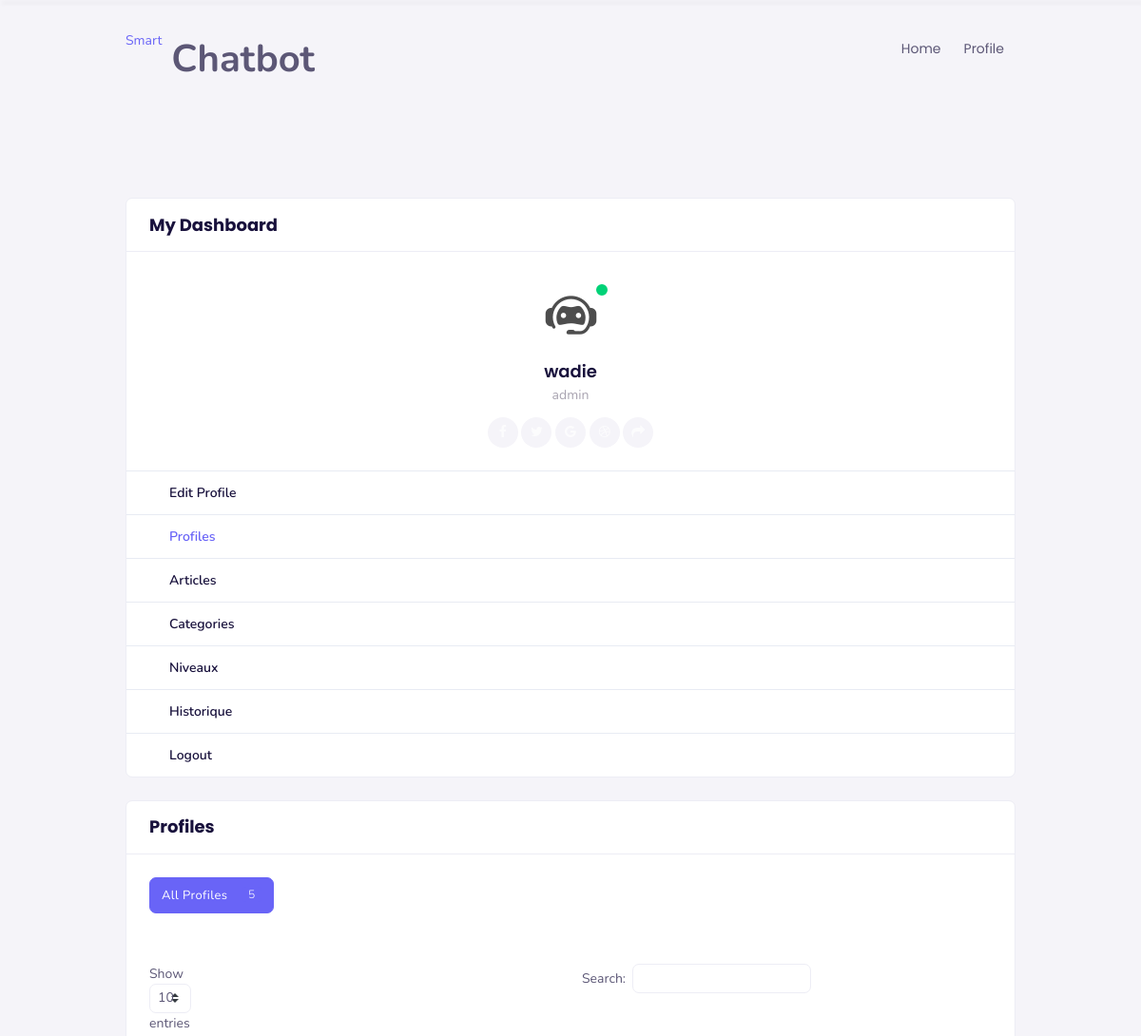
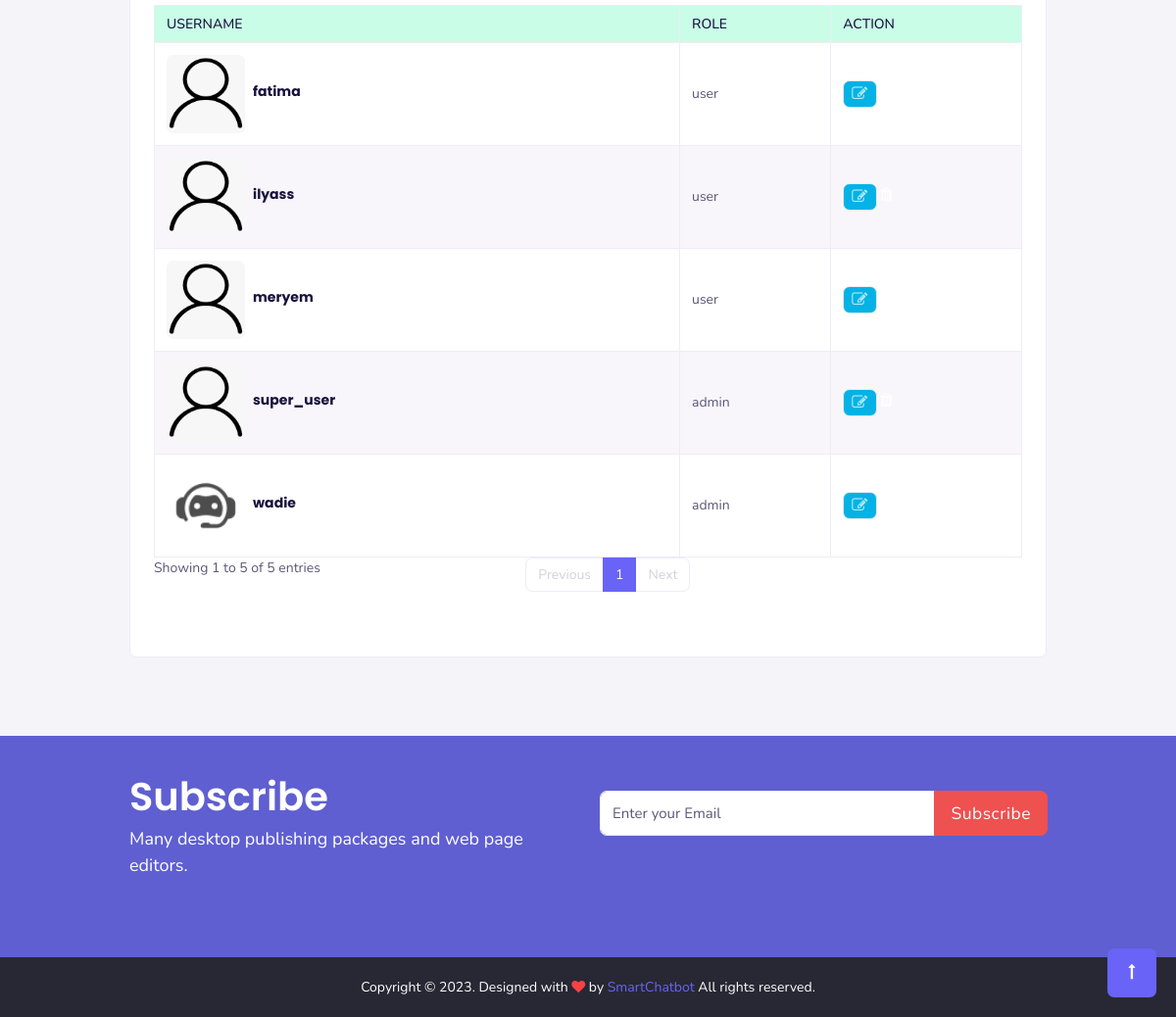
Page /profiles/0 (signed in) on the committed database (2 pictures, top to bottom).
### gestion_admin/models.py (models this page shows, shortened)
class Profile(models.Model):
    user = models.OneToOneField(User, on_delete=models.CASCADE)
    first_name = models.CharField(max_length=100, null=True)
    last_name = models.CharField(max_length=100, null=True)
    email = models.EmailField(max_length=100, null=True)
    niveau = models.OneToOneField(Niveau, on_delete=models.CASCADE, null=True)
    image = models.ImageField(upload_to="profile", null=True, default="profile/default.png")
    date_created = models.DateTimeField(auto_now_add=True)
    class Meta:
        db_table = 'profile'

### gestion_admin/decorators.py (the view)
    def wrapper_func(request, *args, **kwargs):
        if request.user.is_authenticated:
            if request.user.groups.filter(name='admin').exists():
                return view_func(request, *args, **kwargs)
            else:
                return redirect('home')

### gestion_admin/views.py (called while the page is built, shortened)
@login_required(login_url='login')
@for_admin
def profiles(request,n):
    data = Profile.objects.all()
    if len(data) <= 10:
        myprofiles = data
        context = {
            'profiles' : myprofiles,
            'n_t' : data.count()
        }
    return render(request,'profile/liste_profile.html', context)

### gestion_admin/templates/profile/liste_profile.html (shortened to what this page needs)
{% extends './../element/main.html' %}
{% block content %}
<section class="sptb">
    <div class="container">
        <div class="row">
            {% include './../element/menu.html' with name=1 %}
            <div class="col-xl-9 col-lg-12 col-md-12">
                <div class="card mb-0">
                    <div class="card-header">
                        <h3 class="card-title">Profiles</h3>
                    </div>
                    <div class="card-body">
                        <div class="ads-tabs">
                            <div class="tabs-menus">
                                <div class="row">
                                    <div class="col-md-6">
                                      <button class="btn btn-primary float-left"> All Profiles
                                        <span class="ms-3 badge badge-primary">{{n_t}}</span></button>
                                    </div>
                                </div>
                            </div>
                            <div class="tab-content">
                                <br>
                                <table id="example" class="table table-striped table-bordered" cellspacing="0" width="100%">
                                                     <thead class="table-success">
                                                        <tr role="row">
                                                            <th class="sorting" tabindex="0" aria-controls="DataTables_Table_0" rowspan="1" colspan="1" aria-label="Courses: activate to sort column ascending" style="width: 222.422px;">Username</th>
                                                            <th class="sorting" tabindex="0" aria-controls="DataTables_Table_0" rowspan="1" colspan="1" aria-label="Category: activate to sort column ascending" style="width: 99.25px;">Role</th>
                                                            <th class="sorting" tabindex="0" aria-controls="DataTables_Table_0" rowspan="1" colspan="1" aria-label="Action: activate to sort column ascending" style="width: 121.297px;">Action</th>
                                                        </tr>
                                                    </thead>
                                                    <tbody>
                                                        {% for item in profiles %}
                                                            <tr class="{% cycle 'odd' 'even' %}">
                                                                <td>
                                                                    <div class="media mt-0 mb-0">
                                                                        <div class="card-aside-img"> <a href="javascript:void(0)"></a> <img src="{{item.image.url}}" alt="img" style="width:5px;"> </div>
                                                                        <div class="media-body">
                                                                            <div class="card-item-desc ms-2 p-0 mt-0">
                                                                                <a href="javascript:void(0)" class="text-dark">
                                                                                    <h4 class="font-weight-bold">{{item.user.username}}</h4>
                                                                             </div>
                                                                        </div>
                                                                    </div>
                                                                </td>
                                                                <td>{{ item.user.groups.all.0.name }}</td>
                                                                <td> <a href="{% url 'profile_edit' item.id %}" class="btn btn-outline-light btn-sm text-dark waves-effect waves-light bg-info" data-bs-toggle="tooltip" data-bs-original-title="Edit"><i class="fa fa-edit fs-16"></i></a>
                                                                    <a onClick= class="btn btn-outline-light btn-sm text-dark waves-effect waves-light bg-dark" data-bs-toggle=" tooltip"="" data-bs-original-title="Delete"><i class="fa fa-trash fs-16"></i></a>  </td>
                                                            </tr>
                                                        {% endfor %}
                                                    </tbody>
                                                </table>
                                            </div>
                                        </div>
                                        <br> <br>
                                    </div>
                                </div>
                            </div>
                        </div>
                    </div>
                </div>
{% endblock content %}

### user/templates/element/menu.html (shortened to what this page needs)
<div class="col-xl-3 col-lg-12 col-md-12">
    <div class="card is-expanded">
        <div class="card-header">
            <h3 class="card-title">My Dashboard</h3>
        </div>
        <div class="card-body text-center item-user border-bottom-0 active">
            <div class="profile-pic">
                <div class="profile-pic-img"> <span class="bg-success dots" data-bs-toggle="tooltip" data-bs-placement="top" title="" data-bs-original-title="online" aria-label="online"></span> <img src="{{request.user.profile.image.url}}" class="brround" alt="user"> </div> <a href="userprofile.html" class="text-dark">
                    <h4 class="mt-3 mb-0 font-weight-semibold">{{request.user.username}}</h4>
                </a>
                <p class="mb-0 mt-1 text-muted">{{ request.user.groups.all.0.name }}</p>
                <div class="wideget-user-info my-dash-1">
                    <div class="wideget-user-icons mt-2"> <a href="javascript:void(0)" class="mt-0"><i class="fa fa-facebook"></i></a> <a href="javascript:void(0)" class=""><i class="fa fa-twitter"></i></a> <a href="javascript:void(0)" class=""><i class="fa fa-google"></i></a> <a href="javascript:void(0)" class=""><i class="fa fa-dribbble"></i></a> <a href="javascript:void(0)" class=""><i class="fa fa-share"></i></a>
                    </div>
                </div>
            </div>
        </div>
        <aside class="app-sidebar doc-sidebar my-dash open">
            <div class="app-sidebar__user clearfix is-expanded">
                <ul class="side-menu open">
                    <li> <a class="side-menu__item {% if name == 0 %}active{% endif %}" href="{% url 'profile' %}"><span class="side-menu__label">Edit Profile</span></a> </li>
                    {% if request.user.groups.all.0.name == 'admin' %}
                        <li class="is-expanded"> <a class="side-menu__item {% if name == 1 %}active{% endif %}" href="{% url 'profiles' 0 %}"><span class="side-menu__label">Profiles</span></a> </li>
                        <li> <a class="side-menu__item {% if name == 2 %}active{% endif %}" href="{% url 'articles' 0 %}"><span class="side-menu__label">Articles</span></a> </li>
                        <li> <a class="side-menu__item {% if name == 3 %}active{% endif %}" href="{% url 'categories' 0 %}"><span class="side-menu__label">Categories</span></a> </li>
                        <li> <a class="side-menu__item {% if name == 4 %}active{% endif %}" href="{% url 'niveaux' 0 %}"><span class="side-menu__label">Niveaux</span></a> </li>
                        <li> <a class="side-menu__item {% if name == 5 %}active{% endif %}" href="{% url 'historique' 0 %}"><span class="side-menu__label">Historique</span></a> </li>
                    {% endif %}
                    <li> <a class="side-menu__item" href="{% url 'logout' %}"><span class="side-menu__label">Logout</span></a> </li>
                </ul>
            </div>
        </aside>
    </div>
</div>

### static/css/color.css (style rules this page uses)
.btn-primary { color: #fff; background-color: #6964f7; border-color: #6964f7; }
.badge-primary { color: #fff; background-color: #6964f7; }
.app-sidebar .side-menu li a.active { color: #6964f7; }
.app-sidebar:before, .app-sidebar-footer { background: -webkit-gradient(linear, left top, right top, from(rgba(146, 30, 152, 0.9)), to(rgba(59, 25, 249, 0.8))); background: linear-gradient(to right, rgba(146, 30, 152, 0.9), rgba(59, 25, 249, 0.8)); }
.header-main i, .header-icons-link .header-icons-link1 i { color: rgba(255, 255, 255, 0.7); }
.my-dash-1 .wideget-user-icons a { color: #6964f7; }
.app-sidebar .side-menu li.is-expanded:after { color: #6964f7; }
.app-sidebar .side-menu__item.active { color: #6964f7; }

### rows in the picture
Profile: image (placeholder picture), user.username "ilyass", user.groups.all.0.name "user"
Profile: image (placeholder picture), user.username "meryem", user.groups.all.0.name "user"
Profile: image (placeholder picture), user.username "fatima", user.groups.all.0.name "user"
Profile: image (placeholder picture), user.username "super_user", user.groups.all.0.name "admin"
Profile: image (picture), user.username "wadie", user.groups.all.0.name "admin"

### other values in the picture
{{ request.user.username }} "wadie"
{{ request.user.groups.all.0.name }} "admin"
{{ n_t }} "5"
